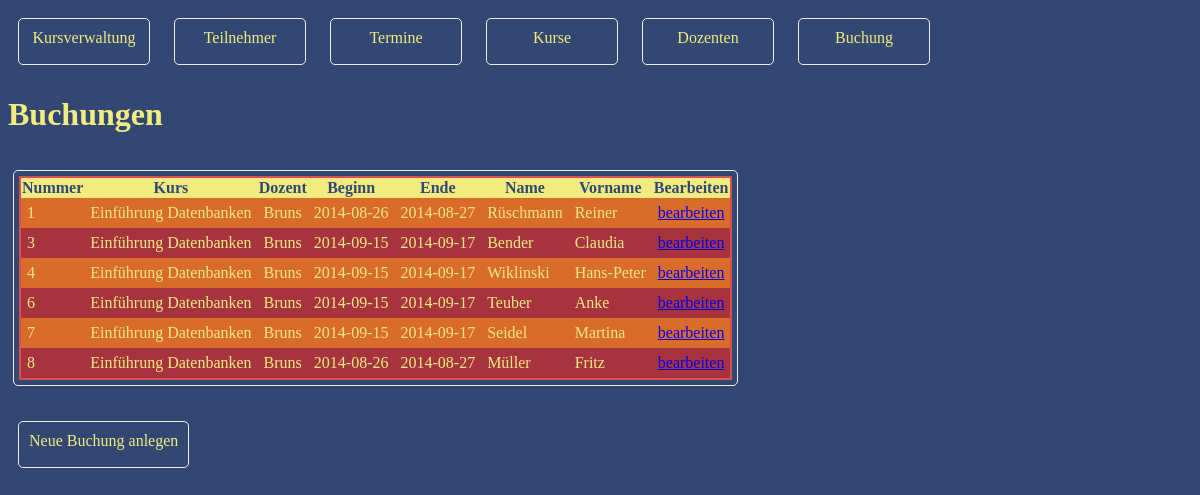
The app's page /1/buchung.php with its own data.
### tables this page shows
CREATE TABLE IF NOT EXISTS buchung (
  bnummer int(11) NOT NULL AUTO_INCREMENT,
  termnr int(10) unsigned NOT NULL,
  tnummer int(10) unsigned NOT NULL,
  PRIMARY KEY (bnummer),
  KEY termnr (termnr,tnummer)
);

CREATE TABLE IF NOT EXISTS kurs (
  kursnr int(11) NOT NULL AUTO_INCREMENT,
  ressort varchar(20) DEFAULT NULL,
  titel varchar(40) NOT NULL,
  beschreibung varchar(255) DEFAULT NULL,
  preis decimal(6,2) unsigned DEFAULT NULL,
  PRIMARY KEY (kursnr)
);

CREATE TABLE IF NOT EXISTS dozenten (
  doznr int(11) NOT NULL AUTO_INCREMENT,
  `name` varchar(40) NOT NULL,
  vname varchar(40) DEFAULT NULL,
  plz varchar(5) DEFAULT NULL,
  ort varchar(40) DEFAULT NULL,
  strasse varchar(40) DEFAULT NULL,
  hausnr varchar(5) DEFAULT NULL,
  telefon1 varchar(15) DEFAULT NULL,
  telefon2 varchar(15) DEFAULT NULL,
  email varchar(40) DEFAULT NULL,
  PRIMARY KEY (doznr)
);

CREATE TABLE IF NOT EXISTS termine (
  termnr int(11) NOT NULL AUTO_INCREMENT,
  kursnr int(11) DEFAULT NULL,
  doznr int(11) DEFAULT NULL,
  beginn date DEFAULT NULL,
  ende date DEFAULT NULL,
  dauer varchar(20) DEFAULT NULL,
  minanzahl int(11) DEFAULT NULL,
  maxanzahl int(11) DEFAULT NULL,
  vort varchar(40) DEFAULT NULL,
  PRIMARY KEY (termnr)
);

CREATE TABLE IF NOT EXISTS teilnehmer (
  tnummer int(11) NOT NULL AUTO_INCREMENT,
  `name` varchar(40) NOT NULL,
  vname varchar(40) DEFAULT NULL,
  plz varchar(5) DEFAULT NULL,
  ort varchar(40) DEFAULT NULL,
  strasse varchar(40) DEFAULT NULL,
  hausnr varchar(5) DEFAULT NULL,
  telefon1 varchar(15) DEFAULT NULL,
  telefon2 varchar(15) DEFAULT NULL,
  email varchar(40) DEFAULT NULL,
  PRIMARY KEY (tnummer)
);

### 1/buchung.class.php (the view, shortened to what this page needs)
<?php
class buchung {
public function lesenAlleDaten()
{
    $sql="SELECT buchung.bnummer,
                kurs.titel,
                dozenten.name,
                termine.beginn,
                termine.ende,
                teilnehmer.name,
                teilnehmer.vname
                FROM buchung
            JOIN termine ON buchung.termnr = termine.termnr
            JOIN teilnehmer ON buchung.tnummer = teilnehmer.tnummer
            JOIN kurs ON termine.kursnr = kurs.kursnr
            JOIN dozenten ON termine.doznr = dozenten.doznr
            ORDER BY buchung.bnummer";
    $this->baueBuchungTabelle($sql);
}
private function baueBuchungTabelle($sql)
{
    require_once("db.inc.php");
    if ($stmt = $mysqli -> prepare($sql)) {
        $stmt -> execute();
        $stmt -> bind_result($bnummer, $kursTitel, $dozentenName, $beginn, $ende, $teilnehmerName, $teilnehmerVorname);
        echo "<table id=\"zebra\">\n\t";
        echo "<thead><tr><th>Nummer</th><th>Kurs</th><th>Dozent</th><th>Beginn</th><th>Ende</th><th>Name</th><th>Vorname</th><th>Bearbeiten</th></tr></thead>";
        echo "<tbody>\n\t";
        $count = 0;
        while ($stmt -> fetch()) {
            $count+= 1;
            $zebratyp = "ungerade";
            echo "<tr ";
            if($count % 2 == 0) {
                $zebratyp = "gerade";
            }
            echo "class=\"" .$zebratyp
            ."\">\n\t<td>"
            . htmlspecialchars($bnummer)
            ."</td>\n\t<td>"
            . htmlspecialchars($kursTitel)
            ."</td>\n\t<td>"
            . htmlspecialchars($dozentenName)
            ."</td>\n\t<td>"
            . htmlspecialchars($beginn)
            ."</td>\n\t<td>"
            . htmlspecialchars($ende)
            ."</td>\n\t<td>"
            . htmlspecialchars($teilnehmerName)
            ."</td>\n\t<td>"
            . htmlspecialchars($teilnehmerVorname)
            ."</td>\n\t<td>"
            ."<a href=\"bbearbeiten.php?bnummer=" .htmlspecialchars($bnummer) ."\">bearbeiten</<a>"
            ."</td>\n</tr>";
        }
        echo "</table>";
    }
}
}
?>

### 1/styles.css (style rules this page uses)
body { background-color: #324873; color: #F2EB80; }
#zebra { color: #F2EB80; border-collapse: collapse; border: 2px solid; border-color: #D94E4E; }
#zebra thead { background-color: #F2EB80; color: #324873; }
#zebra td { padding: 6px; }
#zebra tbody tr.gerade td { background-color: #A6333D; }
#zebra tbody tr.ungerade td { background-color: #D96B2B; }

### records on screen
buchung: bnummer "1", kurs.titel "Einführung Datenbanken", dozenten.name "Bruns", termine.beginn "2014-08-26", termine.ende "2014-08-27", teilnehmer.name "Rüschmann", teilnehmer.vname "Reiner"
buchung: bnummer "3", kurs.titel "Einführung Datenbanken", dozenten.name "Bruns", termine.beginn "2014-09-15", termine.ende "2014-09-17", teilnehmer.name "Bender", teilnehmer.vname "Claudia"
buchung: bnummer "4", kurs.titel "Einführung Datenbanken", dozenten.name "Bruns", termine.beginn "2014-09-15", termine.ende "2014-09-17", teilnehmer.name "Wiklinski", teilnehmer.vname "Hans-Peter"
buchung: bnummer "6", kurs.titel "Einführung Datenbanken", dozenten.name "Bruns", termine.beginn "2014-09-15", termine.ende "2014-09-17", teilnehmer.name "Teuber", teilnehmer.vname "Anke"
buchung: bnummer "7", kurs.titel "Einführung Datenbanken", dozenten.name "Bruns", termine.beginn "2014-09-15", termine.ende "2014-09-17", teilnehmer.name "Seidel", teilnehmer.vname "Martina"
buchung: bnummer "8", kurs.titel "Einführung Datenbanken", dozenten.name "Bruns", termine.beginn "2014-08-26", termine.ende "2014-08-27", teilnehmer.name "Müller", teilnehmer.vname "Fritz"
